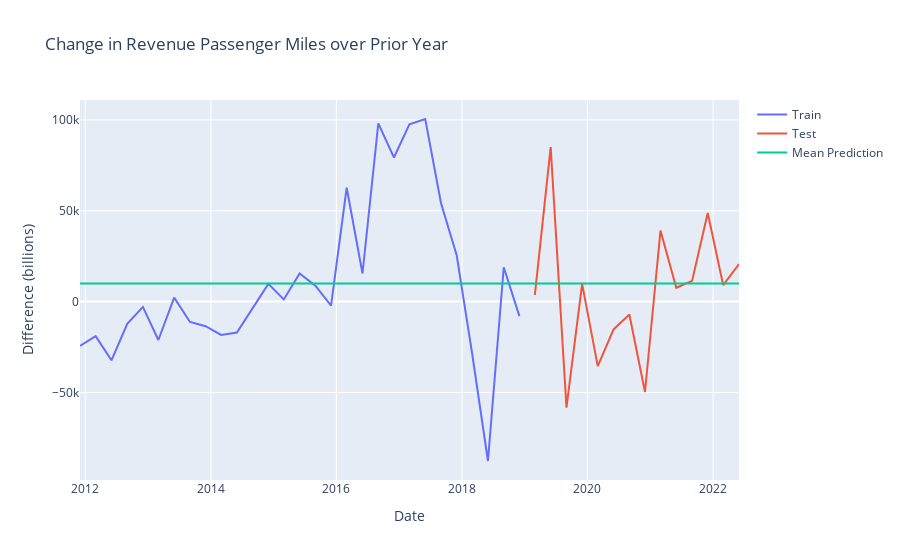

Notebook code cell kept with this figure:
### Code cell
full_index = pd.concat([train, test]).index
base_line = np.full(full_index.shape, np.mean(train))

predictions = pd.Series(data=base_line, index=full_index)

fig = go.Figure()
fig.add_trace(go.Scatter(x=train.index, y=train, mode='lines', name="Train"))
fig.add_trace(go.Scatter(x=test.index, y=test, mode='lines', name="Test"))
fig.add_trace(go.Scatter(x=predictions.index, y=predictions, mode='lines', name="Mean Prediction"))

fig.update_layout(
    yaxis_title="Difference (billions)", 
    xaxis_title="Date",
    title="Change in Revenue Passenger Miles over Prior Year"
)
fig.show()

def mean_absolute_percentage_error(true_values, predicted_values):
    """
    Calculate the mean absolute percentage error. 
    Find the prediction error and divide by the true value, then average.
    """
    
    error = true_values - predicted_values
    absolute_percentage_error = np.abs(error/true_values)
    mape = absolute_percentage_error.mean() * 100
    
    return mape

train_mape = mean_absolute_percentage_error(train, predictions[train.index])
test_mape = mean_absolute_percentage_error(test, predictions[test.index])

print(f"Train MAPE on the difference: {round(train_mape, 2)}%")
print(f"Test MAPE on the difference: {round(test_mape, 2)}%")

### Figure 1 — Plotly figure (JSON) as saved in the notebook; plotly's stock layout.template omitted (floating-point values rounded to 4 significant figures)
{"data": [{"mode": "lines", "name": "Train", "type": "scatter", "x": ["2011-12-01T00:00:00", "2012-03-01T00:00:00", "2012-06-01T00:00:00", "2012-09-01T00:00:00", "2012-12-01T00:00:00", "2013-03-01T00:00:00", "2013-06-01T00:00:00", "2013-09-01T00:00:00", "2013-12-01T00:00:00", "2014-03-01T00:00:00", "2014-06-01T00:00:00", "2014-09-01T00:00:00", "2014-12-01T00:00:00", "2015-03-01T00:00:00", "2015-06-01T00:00:00", "2015-09-01T00:00:00", "2015-12-01T00:00:00", "2016-03-01T00:00:00", "2016-06-01T00:00:00", "2016-09-01T00:00:00", "2016-12-01T00:00:00", "2017-03-01T00:00:00", "2017-06-01T00:00:00", "2017-09-01T00:00:00", "2017-12-01T00:00:00", "2018-03-01T00:00:00", "2018-06-01T00:00:00", "2018-09-01T00:00:00", "2018-12-01T00:00:00"], "y": [-24331, -18993, -32305, -12258, -2927, -21115, 2193, -11199, -13545, -18326, -16989, -3216, 9787, 1167, 15532, 8793, -2178, 62689, 15487, 98129, 79342, 97559, 100523, 54193, 25553, -28566, -87729, 18914, -7982]}, {"mode": "lines", "name": "Test", "type": "scatter", "x": ["2019-03-01T00:00:00", "2019-06-01T00:00:00", "2019-09-01T00:00:00", "2019-12-01T00:00:00", "2020-03-01T00:00:00", "2020-06-01T00:00:00", "2020-09-01T00:00:00", "2020-12-01T00:00:00", "2021-03-01T00:00:00", "2021-06-01T00:00:00", "2021-09-01T00:00:00", "2021-12-01T00:00:00", "2022-03-01T00:00:00", "2022-06-01T00:00:00"], "y": [3720, 85044, -58352, 9750, -35483, -15322, -7120, -49737, 39127, 7636, 11431, 48750, 9077, 20711]}, {"mode": "lines", "name": "Mean Prediction", "type": "scatter", "x": ["2011-12-01T00:00:00", "2012-03-01T00:00:00", "2012-06-01T00:00:00", "2012-09-01T00:00:00", "2012-12-01T00:00:00", "2013-03-01T00:00:00", "2013-06-01T00:00:00", "2013-09-01T00:00:00", "2013-12-01T00:00:00", "2014-03-01T00:00:00", "2014-06-01T00:00:00", "2014-09-01T00:00:00", "2014-12-01T00:00:00", "2015-03-01T00:00:00", "2015-06-01T00:00:00", "2015-09-01T00:00:00", "2015-12-01T00:00:00", "2016-03-01T00:00:00", "2016-06-01T00:00:00", "2016-09-01T00:00:00", "2016-12-01T00:00:00", "2017-03-01T00:00:00", "2017-06-01T00:00:00", "2017-09-01T00:00:00", "2017-12-01T00:00:00", "2018-03-01T00:00:00", "2018-06-01T00:00:00", "2018-09-01T00:00:00", "2018-12-01T00:00:00", "2019-03-01T00:00:00", "2019-06-01T00:00:00", "2019-09-01T00:00:00", "2019-12-01T00:00:00", "2020-03-01T00:00:00", "2020-06-01T00:00:00", "2020-09-01T00:00:00", "2020-12-01T00:00:00", "2021-03-01T00:00:00", "2021-06-01T00:00:00", "2021-09-01T00:00:00", "2021-12-01T00:00:00", "2022-03-01T00:00:00", "2022-06-01T00:00:00"], "y": [9938, 9938, 9938, 9938, 9938, 9938, 9938, 9938, 9938, 9938, 9938, 9938, 9938, 9938, 9938, 9938, 9938, 9938, 9938, 9938, 9938, 9938, 9938, 9938, 9938, 9938, 9938, 9938, 9938, 9938, 9938, 9938, 9938, 9938, 9938, 9938, 9938, 9938, 9938, 9938, 9938, 9938, 9938]}], "layout": {"title": {"text": "Change in Revenue Passenger Miles over Prior Year"}, "xaxis": {"title": {"text": "Date"}}, "yaxis": {"title": {"text": "Difference (billions)"}}}}
